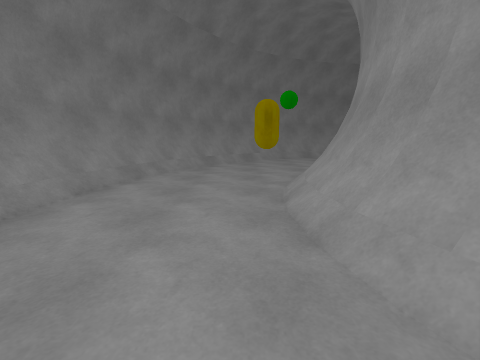
View 1 (above)

16 first-person views from a walk through a 3-D level made in the Unity game engine. The camera is 1.3 m above the floor, tilts 10° down and sees 90° across. The floor is counted in squares, 1 m on a side. Each view is taken from the middle of a square. On the plan, view 1 faces up. The plan holds only what a view shows up to about 12 squares ahead; the rest is blank. The place goes on beyond the plan. The player character is not drawn. Surface patterns are stand-ins for the level's own textures.

View 2
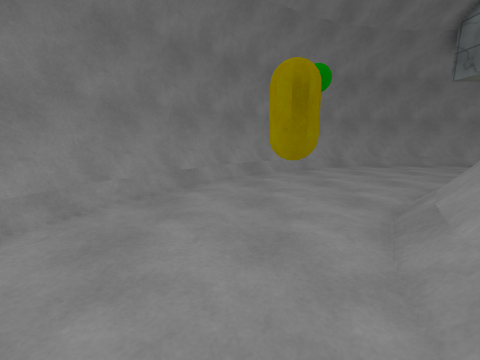

View 3
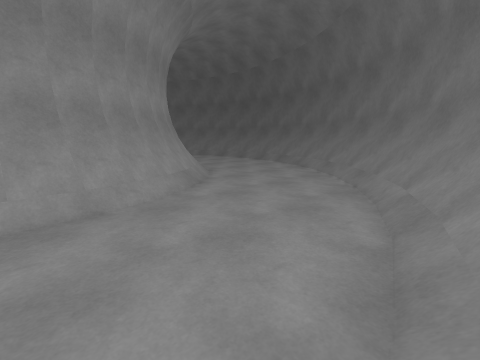

View 4
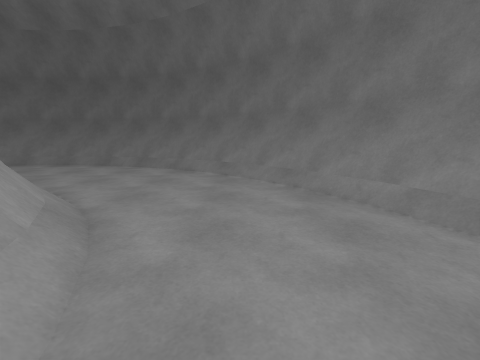

View 5
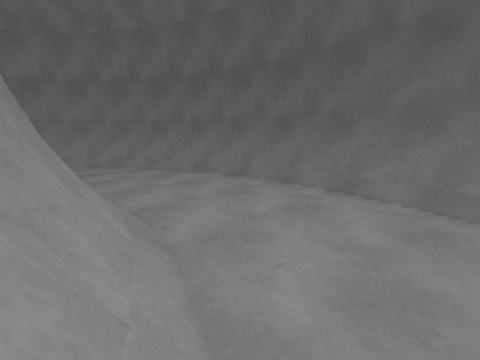

View 6
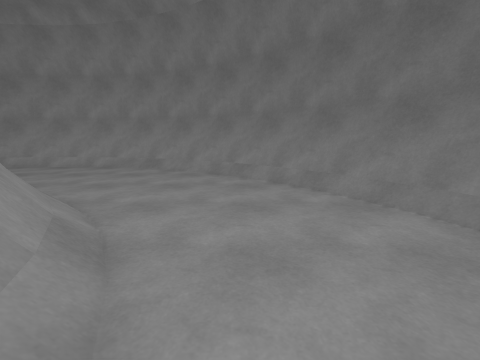

View 7
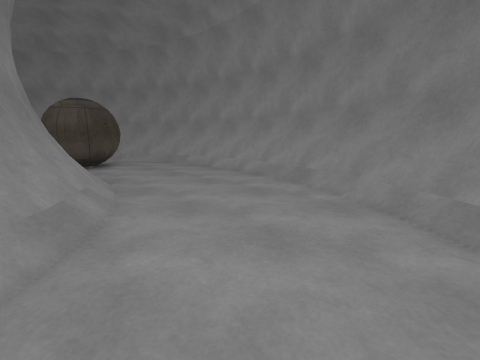

View 8
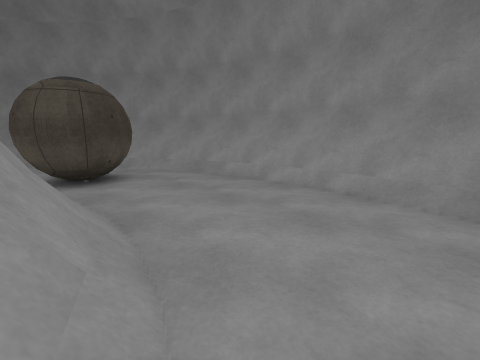

View 9
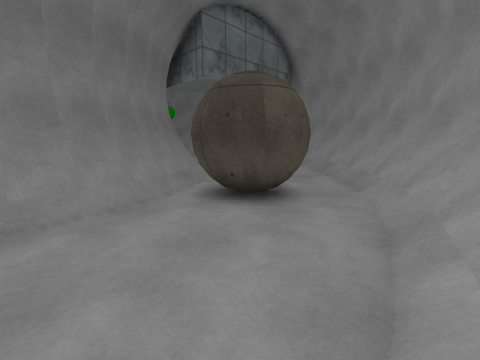

View 10
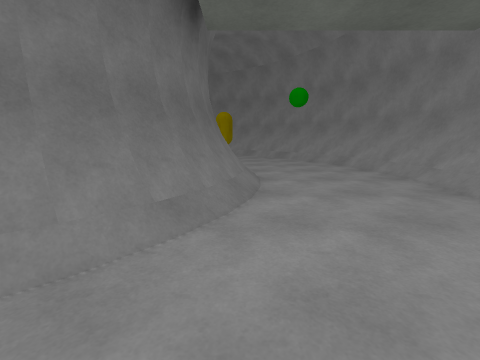

View 11
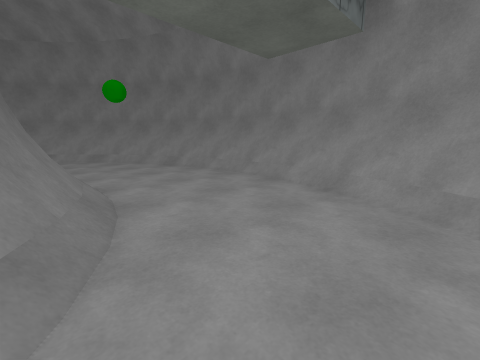

View 12
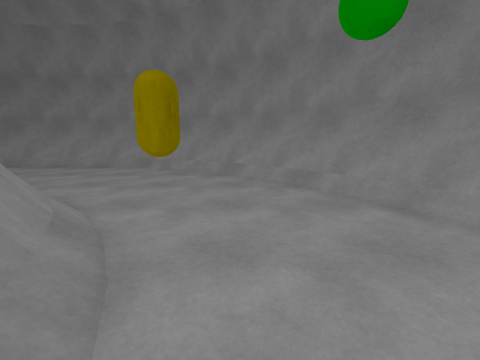

View 13
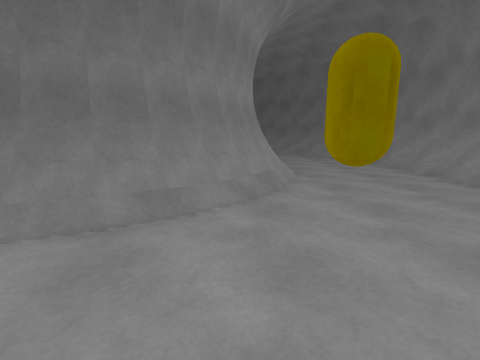

View 14
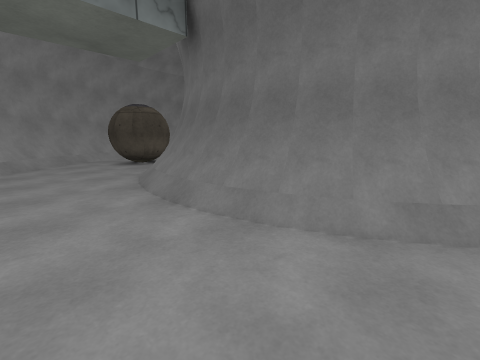

View 15
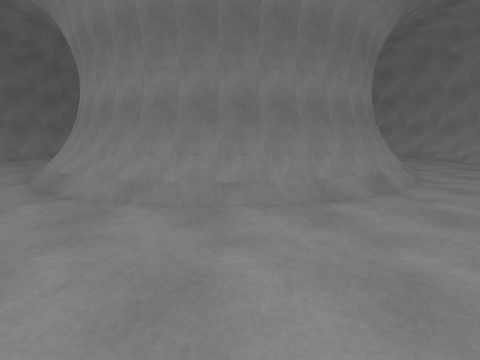

View 16
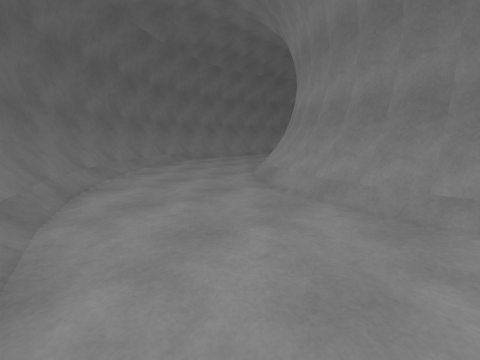

### Floor plan
Key: @ floor where view 1 was taken; # wall or solid block; . floor; / step, stairs or slope; = window, fence, low wall or low ledge; C yellow capsule.
Columns run from 5 left of view 1 to 22 right of it. Each row starts with its distance up from view 1.
 18            ######
 17         #####==######
 16       ###=//....//=###
 15      ##=............=##
 14    ###/............../###
 13    ##/................/##
 12   ##/................../##
 11  ##=......./====/.......=##
 10  #=...C../########/..##..##
  9 ##/...../###    ###/####./##
  8 ##/..../##        ######./##
  7 #=.....=#          #=##...=#
  6 #=..../##           #/....=#
  5 #/..../#            #/....=#
  4 #/..../#            #/..../#
  3 #/..../##           #/....=#
  2 #=..../##          ##/....=#
  1 #=.....=#          #=.....=#
  0 ##/..@./##        ##/..../##
 -1  #/...../###    ###/...../##
 -2  #=....../########/......##
 -3  ##=......./====/.......=##
 -4   ##/................../##
 -5    ##/................/##
 -6    ###/............../###
 -7      ##=............=###
 -8       ###=//....//=###
 -9         #####==#####
-10            ######

Where each view was taken, in squares from view 1:
view 1: 0 up, 0 right, facing up
view 2: 5 up, 0 right, facing up
view 3: 4 up, 4 left, facing down-right
view 4: 3 up, 0 right, facing down
view 5: 2 down, 4 right, facing down-right
view 6: 4 down, 10 right, facing right
view 7: 4 down, 14 right, facing up-right
view 8: 0 up, 15 right, facing up-right
view 9: 4 up, 21 right, facing up-left
view 10: 11 up, 16 right, facing left
view 11: 10 up, 15 right, facing up-left
view 12: 12 up, 7 right, facing left
view 13: 14 up, 3 right, facing down
view 14: 14 up, 4 right, facing down-right
view 15: 8 down, 9 right, facing up
view 16: 8 down, 9 right, facing up-left
